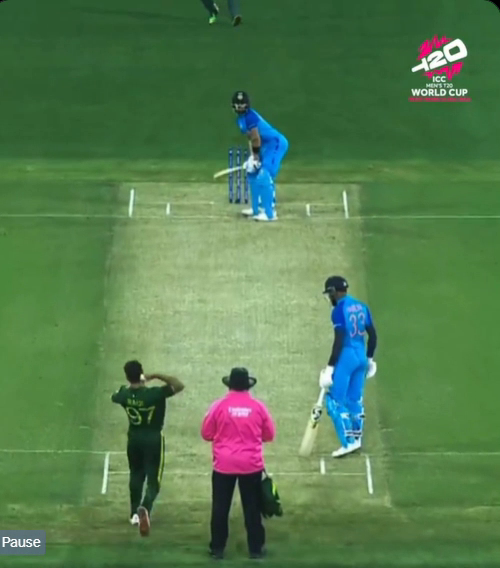
#> input picture frame 25 of Image Processing & Open CV/Video Manipulation (Virat Kohli Clip) Steps/Dataset/video_task.mp4, 500 x 568 px
$ jupyter execute video-manipulation-code.ipynb
#> lines starting #> are read from the running program, lines starting #| are printed output that depends on the picture
[cell 1]
# This Python 3 environment comes with many helpful analytics libraries installed
# It is defined by the kaggle/python Docker image: https://github.com/kaggle/docker-python
# For example, here's several helpful packages to load

import numpy as np # linear algebra
import pandas as pd # data processing, CSV file I/O (e.g. pd.read_csv)

# Input data files are available in the read-only "../input/" directory
# For example, running this (by clicking run or pressing Shift+Enter) will list all files under the input directory

import os
for dirname, _, filenames in os.walk('/kaggle/input'):
    for filename in filenames:
        print(os.path.join(dirname, filename))

# You can write up to 20GB to the current directory (/kaggle/working/) that gets preserved as output when you create a version using "Save & Run All"
# You can also write temporary files to /kaggle/temp/, but they won't be saved outside of the current session

[cell 2]
import cv2
import os

video_path = '/kaggle/input/video-task/video_task.mp4'
cap = cv2.VideoCapture(video_path)

# Output settings
fourcc = cv2.VideoWriter_fourcc(*'mp4v')
fps = cap.get(cv2.CAP_PROP_FPS)
w = int(cap.get(cv2.CAP_PROP_FRAME_WIDTH))
h = int(cap.get(cv2.CAP_PROP_FRAME_HEIGHT))

os.makedirs("mirror_outputs", exist_ok=True)

# Define flipping functions
mirrors = {
    "horizontal": lambda f: cv2.flip(f, 1),
    "vertical": lambda f: cv2.flip(f, 0),
    "both": lambda f: cv2.flip(f, -1),
    "original": lambda f: f
}

writers = {
    key: cv2.VideoWriter(f'mirror_outputs/mirror_{key}.mp4', fourcc, fps, (w, h))
    for key in mirrors
}

while True:
    ret, frame = cap.read()
#> frame is the input picture: shape (568, 500, 3); mean B, G, R 79.6, 124.8, 86.6
    if not ret:
        break
    for key, func in mirrors.items():
        out_frame = func(frame)
        writers[key].write(out_frame)
#> this loop made 4 passes
#> pass 1, `out_frame = func(frame)`:
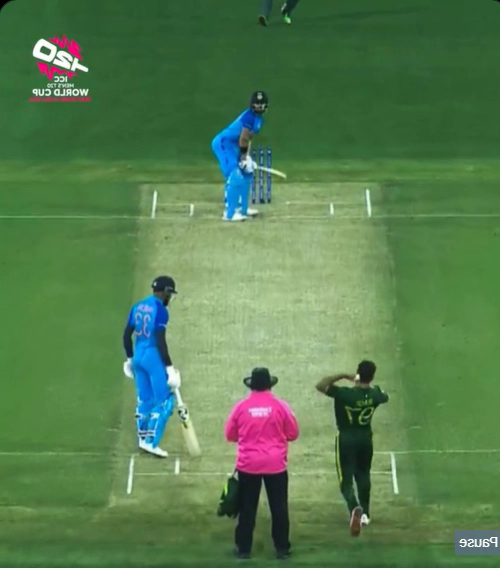
#> out_frame: shape (568, 500, 3); mean B, G, R 79.6, 124.8, 86.6
#> pass 2, `out_frame = func(frame)`:
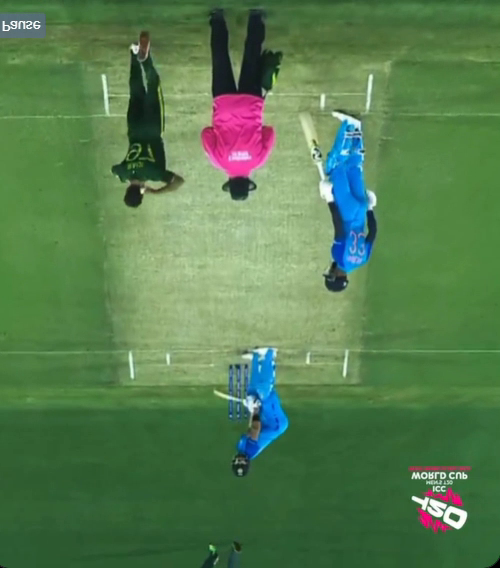
#> out_frame: shape (568, 500, 3); mean B, G, R 79.6, 124.8, 86.6
#> pass 3, `out_frame = func(frame)`:
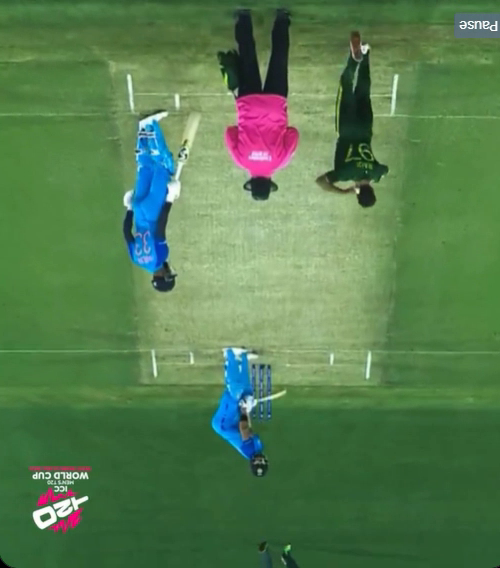
#> out_frame: shape (568, 500, 3); mean B, G, R 79.6, 124.8, 86.6

cap.release()
for writer in writers.values():
    writer.release()

print("✅ Mirrored videos saved to /kaggle/working/mirror_outputs")
